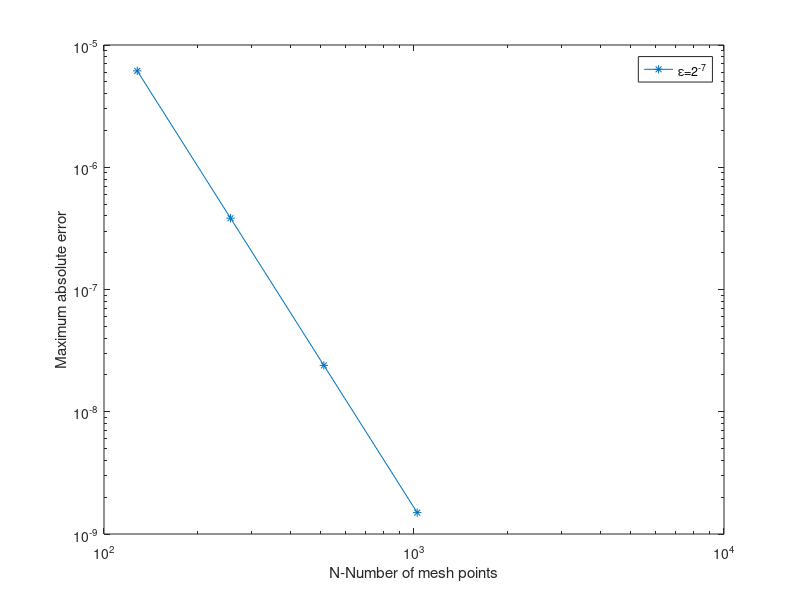

MATLAB code to generate this figure:
tic%clc;
clear all;
n=2^10;          
eps=2^(-10);
%eta=0.1*eps;
x(1)=0;
x(n+1)=1;
h=(x(n+1)-x(1))/n;
y(1)=1;
y(n+1)=1;
for i=2:n+1
    x(i)=x(1)+(i-1)*h;
end
alf=5/12;
A2=1/12;
A3=1/12;
omg=-1/(20*eps);

%d=0.1*eps;

ro=1;

for i=1:n+1
   pp(i)=-2*(2*x(i)-1);
   qq(i)=4;%1)2000./(t+1);
   ff(i)=0;%(exp(x(i)*x(i))*(2*eps+4*eps*x(i)*x(i)-3-x(i)*x(i)));
%(2*eps-1)*cosh(x(i))+eps*x(i)*sinh(x(i))-sinh(x(i))/x(i);
end

W(1)=0;
G(1)=1.000;
% e(2)=-1+((alf*h*h*q(1))/(eps-k));
% f(2)=-2-((2*bet*(h*h)*q(2))/(eps-k));
% g(2)=-1+((alf*h*h*q(3))/(eps-k));
% hh(2)=-((h*h)*(alf*c(1)+2*bet*c(2)+alf*c(3)))/(eps-k);
for i=2:n
    e(i)=-eps*ro+((A2*h*pp(i+1))/2)-(((alf)*h*pp(i))*(1+(2*omg*h*h*qq(i-1))-(omg*h*(pp(i+1)+3*pp(i-1)))))+(A3*h*h*qq(i-1))-(3*h*A3*pp(i-1)/2);
      f(i)=-(2*eps*ro)+(2*h*A2*pp(i+1))+(4*omg*pp(i)*h*h*(alf)*(pp(i+1)+pp(i-1)))-(qq(i)*h*h*(2*alf))-(2*h*A3*pp(i-1));  
      g(i)=-eps*ro+((3*A2*h*pp(i+1))/2)+(((alf)*h*pp(i))*(1+(2*omg*h*h*qq(i+1))+(omg*h*(3*pp(i+1)+pp(i-1)))))+(A2*h*h*qq(i+1))-((h*A3*pp(i-1))/2);
      hh(i)=-(h*h)*(((A2+(pp(i)*(2*alf)*omg*h))*ff(i+1))+((2*alf)*ff(i))+((A3-((2*alf)*pp(i)*omg*h))*ff(i-1)));  
%(1-h*(1-0.001/h)*p(i+1)/2-h*q(i+1)/2);
% 
%       e(i)=-eps-(3*alf*h*p(i-1))/2+(alf*(h*h)*q(i-1))-(h*bet*p(i))-(2*(h^3)*bet*omg*p(i)*q(i-1))+(h*h*bet*omg*p(i)*(p(i+1)+3*p(i-1)))+(alf*h*p(i+1))/2;
%       f(i)=-(2*eps)+(2*alf*h*p(i+1))+(4*h*h*bet*omg*p(i)*(p(i+1)+p(i-1)))-(2*h*h*bet*q(i))-(2*alf*h*p(i-1));  
%       g(i)=-eps+(3*alf*h*p(i+1))/2+(alf*(h*h)*q(i+1))+(h*bet*p(i))+(2*(h^3)*bet*omg*p(i)*q(i+1))+(h*h*bet*omg*p(i)*(3*p(i+1)+p(i-1)))-(alf*h*p(i-1))/2;
%       hh(i)=-(h*h)*((alf+(2*bet*h*omg*p(i)))*c(i+1)+(2*bet)*c(i)+(alf-(2*bet*h*omg*p(i)))*c(i-1));  
% %(1-h*(1-0.001/h)*p(i+1)/2-h*q(i+1)/2);
end

for i=2:n
    W(i)=g(i)/(f(i)-e(i)*W(i-1));
    G(i)=(-hh(i)+e(i)*G(i-1))/(f(i)-e(i)*W(i-1));
end
for i=n:-1:2
    y(i)=G(i)+W(i)*y(i+1);
    %y(n)=1/sqrt(exp(1));
    % y(i+1)=(hh(i)-e(i)*y(i-1)+f(i)*y(i))/g(i);
end
%y=y';
for i=1:n+1
   A(i)=exp(-(2*x(i)*x(i)-2*x(i))/eps);%exp(1/(2*eps)-(1-2*x(i))*(1-2*x(i))/(2*eps));% y(k)=i*(i+1-.002)+(0.002-1)*(1-exp(-1000*i))/(1-exp(-1000));
   B(i)=exp((1-2*x(i))*(1-2*x(i))/(2*eps)); %y(k)=(exp((1.0001*(i-1))*10000))+exp(-i);
   C(i)=sqrt(2*pi)*erf((1-2*x(i))/sqrt(2*eps));       % y1(i)=((exp(c2)-1)*exp(c1*x(i))+(1-exp(c1))*exp(c2*x(i)))/(exp(c2)-exp(c1));
   D(i)=exp(1/(2*eps))*sqrt(2*pi)*erf(1/sqrt(2*eps))+2*sqrt(eps);     %y1(i)=2*exp(-2*(x(i)+1)/eps)+exp(-2*(1-x(i))/eps);
%yy(i)=-A(i)*(2*B(i)*C(i)*x(i)-B(i)*C(i)-2*sqrt(eps))/(D(i));
%yy(i)=-(exp(1/(2*eps)-(1-2*x(i))*(1-2*x(i))/(2*eps)))*(2*(exp((1-2*x(i))*(1-2*x(i))/(2*eps)))*(sqrt(2*pi)*erf((1-2*x(i))/sqrt(2*eps)))*x(i)...
  %  -(exp((1-2*x(i))*(1-2*x(i))/(2*eps)))*(sqrt(2*pi)*erf((1-2*x(i))/sqrt(2*eps)))-2*sqrt(eps))/(exp(1/(2*eps))*sqrt(2*pi)*erf(1/sqrt(2*eps))+2*sqrt(eps));
y1(i)=-(2*C(i)*x(i)-C(i)-2*sqrt(eps)*exp(-(1-2*x(i))*(1-2*x(i))/(2*eps)))/(sqrt(2*pi)*erf(1/sqrt(2*eps))+2*sqrt(eps)*exp(-1/(2*eps)));

end
%    y1(i)=exp(x(i)*x(i));%x(i)*sinh(x(i));
%y1=y1';
format short e
error=abs(y-y1);
max=max(error)'
% format short e
T = [x' y' y1' error'];%zh1=abs((y-y1)/abs(y))';
for i=1:n+1
    y2(i)=abs(y(i)-y1(i));
end
y2=y2';
toc%maxh1=max(zh1)';
N=[2^(7),2^(8),2^(9),2^(10)];
E1=[2.7061e-07, 1.6919e-08, 1.0576e-09, 6.6184e-11];
E2=[7.6654e-07, 4.7874e-08, 2.9916e-09, 1.8699e-10];
E3=[2.1700e-06, 1.3531e-07, 8.4593e-09, 5.2878e-10];
E4=[6.1444e-06, 3.8327e-07, 2.3937e-08, 1.4958e-9];
%plot(x, y2)
loglog(N, E4,'-*')
legend('\epsilon=2^-^7','\epsilon=2^-^8','\epsilon=2^-^9','\epsilon=2^-^1^0');
xlabel('N-Number of mesh points');
ylabel('Maximum absolute error');  
hold on;
%M=max(maxh1)
%plot(x,y1,'-',x,y,'.')
%plot(x,y2,'-');
%hold on;
%legend(num2str('exact solution'),num2str('numerical solution'))% order=(log(maxh1)-log(maxh2))/log(2);
%E1=sqrt(sum(error))/sqrt(sum(y1'*y1))

%c1=(-1-sqrt(1+4*(eps-d)))/(2*(eps-d));
% c2=(-1+sqrt(1+4*(eps-d)))/(2*(eps-d));
%  for i=1:n+1
%  ye(i)=((1-exp(c2))*exp(c1*x(i))+(exp(c1)-1)*exp(c2*x(i)))/(exp(c1)-exp(c2));
% 
% % % %y1(i)=2*x(i)+(1-exp(-x(i)/eps))/(exp(-1/eps)-1);
%  end
% ye=ye';
% maxh2=max(zh2)
% order=(log(maxh1)-log(maxh2))/log(2);
% for i=1:n
%     ff(i)=e(i)+g(i);
% end
% TT=[ff' f'];
% ss=[e1' g1'];
% plot(x,y,'-');
% 
% 
% 
% k=1;
% for i=1:2:n1+2
%     x11(k)=x1(i);
%     y11(k)=y1(i);
%     k=k+1;
%     end
% y11=y11';
% k=1;
% for i=1:4:n2+2
%     x22(k)=x2(i);
%     y22(k)=y2(i);
%     k=k+1;
% end
% y22=y22';
% 
% T=[x' y y11 y22];
% zh1=abs(y-y11);
% zh2=abs(y11-y22);
% maxh1=max(zh1)
% maxh2=max(zh2)
% order=(log(maxh1)-log(maxh2))/log(2);
% for i=1:n
%     ff(i)=e(i)+g(i);
% end
% TT=[ff' f'];
% ss=[e1' g1'];
 %plot(x,ye,'-');
 %plot(x,ye,'-',x,y,'o');
% 
